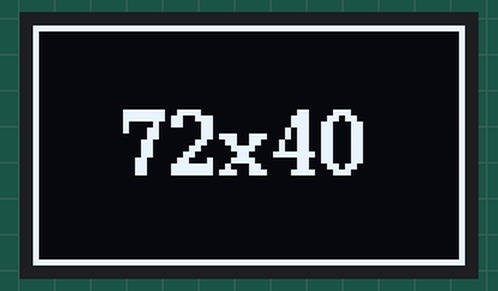
Simulated run of this program. Board: ESP32-C3. Shown: 72×40 one-colour display.

Above: at 1.1 s.

The program:

main.cpp
```cpp
/* === Externtal Includes === */
#include <U8g2lib.h>
#include <Wire.h>

/* === Internal Includes === */
#include <oled.hpp>

/* === External Definitions === */

/* === Defines === */

/* === Global Variables === */
U8G2_SSD1306_72X40_ER_F_HW_I2C u8g2(U8G2_R0, U8X8_PIN_NONE, 6, 5);

/* === Function Prototypes === */

/* === Function Definitions === */

void setup(void) {
  delay(1000);
  u8g2.begin();
  u8g2.setContrast(255);    // set contrast to maximum
  u8g2.setBusClock(400000); // 400kHz I2C
  u8g2.setFont(u8g2_font_ncenB10_tr);
}

void loop(void) {
  u8g2.clearBuffer(); // clear the internal memory
  u8g2.drawFrame(0, 0, u8g2.getWidth(),
                 u8g2.getHeight()); // draw a frame around the border
  u8g2.setCursor(15, 25);
  u8g2.printf("%dx%d", u8g2.getWidth(), u8g2.getHeight());
  u8g2.sendBuffer(); // transfer internal memory to the display
}
```
